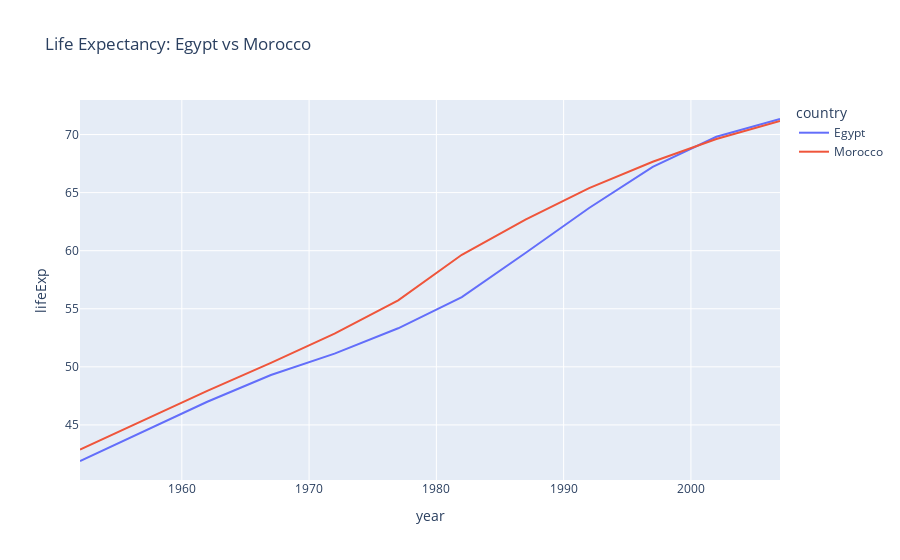

Notebook cell for this chart:
### Markdown cell above
✅ Hover to see the life expectancy for each year, zoom in on specific decades.

---

### b) Multiple Time Series

👉 Compare life expectancy in two countries:

### Code cell
import plotly.express as px

data = px.data.gapminder().query("country in ['Egypt', 'Morocco']")
fig = px.line(data, x="year", y="lifeExp", color="country", 
              title="Life Expectancy: Egypt vs Morocco")
fig.show()

### Figure 1 — Plotly figure (JSON) as saved in the notebook; plotly's stock layout.template omitted (floating-point values rounded to 4 significant figures)
{"data": [{"hovertemplate": "country=Egypt<br>year=%{x}<br>lifeExp=%{y}<extra></extra>", "legendgroup": "Egypt", "line": {"color": "#636efa", "dash": "solid"}, "marker": {"symbol": "circle"}, "mode": "lines", "name": "Egypt", "orientation": "v", "showlegend": true, "type": "scatter", "x": [1952, 1957, 1962, 1967, 1972, 1977, 1982, 1987, 1992, 1997, 2002, 2007], "xaxis": "x", "y": [41.89, 44.44, 46.99, 49.29, 51.14, 53.32, 56.01, 59.8, 63.67, 67.22, 69.81, 71.34], "yaxis": "y"}, {"hovertemplate": "country=Morocco<br>year=%{x}<br>lifeExp=%{y}<extra></extra>", "legendgroup": "Morocco", "line": {"color": "#EF553B", "dash": "solid"}, "marker": {"symbol": "circle"}, "mode": "lines", "name": "Morocco", "orientation": "v", "showlegend": true, "type": "scatter", "x": [1952, 1957, 1962, 1967, 1972, 1977, 1982, 1987, 1992, 1997, 2002, 2007], "xaxis": "x", "y": [42.87, 45.42, 47.92, 50.34, 52.86, 55.73, 59.65, 62.68, 65.39, 67.66, 69.61, 71.16], "yaxis": "y"}], "layout": {"legend": {"title": {"text": "country"}, "tracegroupgap": 0}, "title": {"text": "Life Expectancy: Egypt vs Morocco"}, "xaxis": {"anchor": "y", "domain": [0, 1], "title": {"text": "year"}}, "yaxis": {"anchor": "x", "domain": [0, 1], "title": {"text": "lifeExp"}}}}
